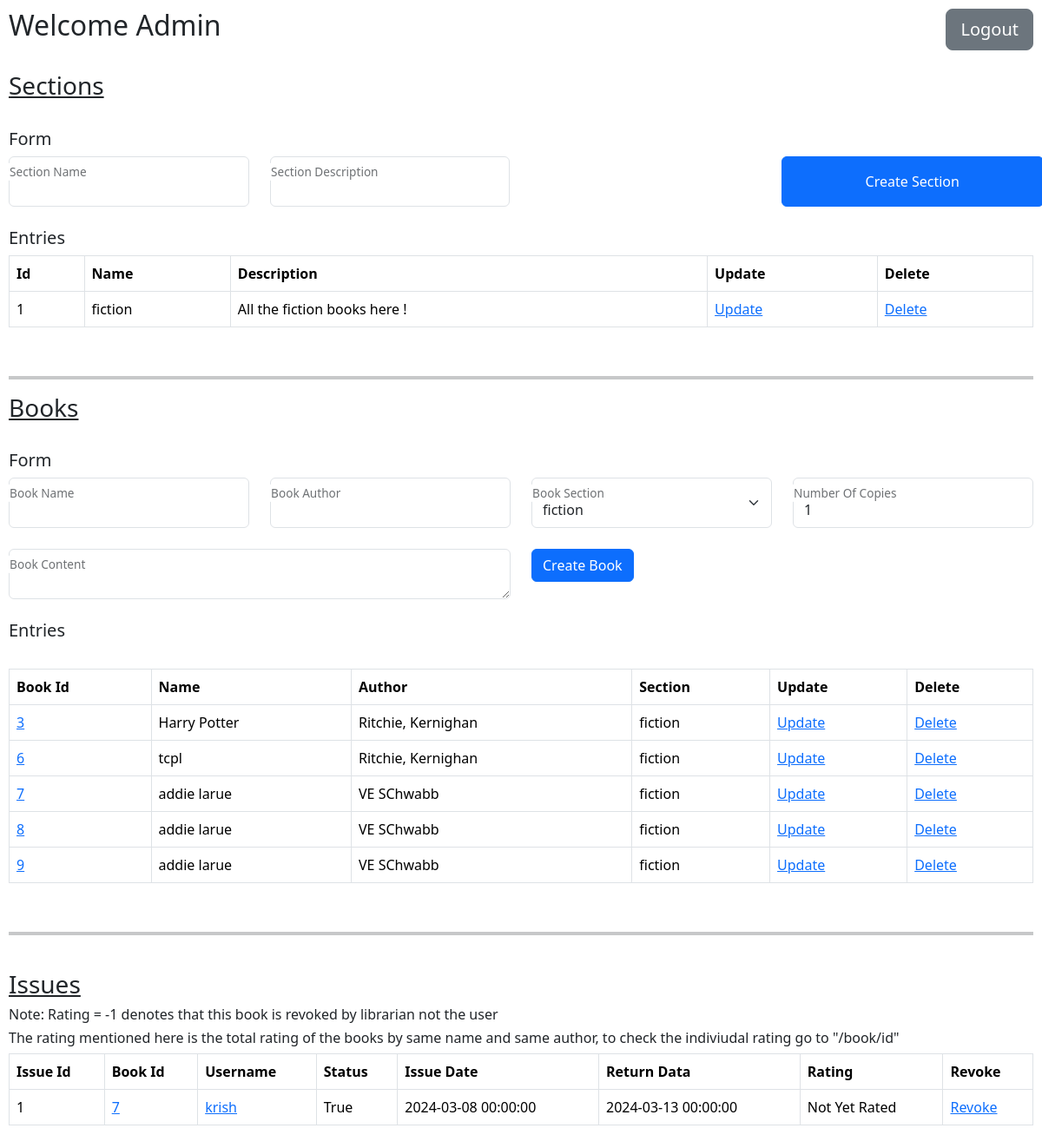
The page /admin/dashboard (signed in) on the database its author committed.
### library/models.py (models this page shows, shortened)
class Section(db.Model):
    __tablename__ = "SECTION"
    id = db.Column(db.Integer, primary_key=True, autoincrement=True)
    name = db.Column(db.String(40), nullable=False)
    description = db.Column(db.Text, nullable=False)
    date_created = db.Column(db.DateTime, nullable=False)
    books = db.Relationship('Book', backref="section_books", cascade="all, delete")

class Book(db.Model):
    __tablename__ = "BOOK"
    id = db.Column(db.Integer, primary_key=True, autoincrement=True)
    name = db.Column(db.String(100), nullable=False)
    author = db.Column(db.String(100), nullable=False)
    content = db.Column(db.Text, nullable=False)
    section_id = db.Column(db.Integer, db.ForeignKey('SECTION.id'), nullable=False)
    issues = db.Relationship('Issue', backref="book_issues", cascade="all, delete")

class User(db.Model):
    __tablename__ = "USER"
    id = db.Column(db.Integer, primary_key=True, autoincrement=True)
    username = db.Column(db.String(20), nullable=False, unique=True)
    email = db.Column(db.String(120), nullable=False, unique=True)
    password = db.Column(db.String(120), nullable=False)
    is_admin = db.Column(db.Boolean, default=False)
    issues = db.Relationship('Issue', backref="user_issues", cascade="all, delete")

class Issue(db.Model):
    __tablename__ = "ISSUE"
    id = db.Column(db.Integer, primary_key=True, autoincrement=True)
    rating = db.Column(db.Integer, default=0)
    active_status = db.Column(db.Boolean, default=False)
    user_id = db.Column(db.Integer, db.ForeignKey('USER.id'), nullable=False)
    book_id = db.Column(db.Integer, db.ForeignKey('BOOK.id'), nullable=False)
    date_issued = db.Column(db.DateTime, nullable=False)
    return_date = db.Column(db.DateTime, nullable=False)

### library/routes.py (the view)
@app.route("/admin/dashboard")
def admin_dashboard():
    if session.get("username") is None:
        return render_template("no_login.html")
    if session.get("username") != "admin":
        return render_template("user_not_allowed.html")
    sections = models.Section.query.filter().all()
    books = models.Book.query.filter().all()
    modified_books = []
    for b in books:
        modified_books.append(modify_the_book(b))
    issue_records = models.Issue.query.filter().all()
    modified_issue_records = []
    for ir in issue_records:
        modified_issue_records.append(modify_the_issue_record(ir))
    data = {
        "sections": sections,
        "books": modified_books,
        "issue_records": modified_issue_records,
    }
    return render_template("admin_dashboard.html", data=data)

### library/routes.py (called while the page is built)
def modify_the_issue_record(issue_record):
    b = models.Book.query.get(issue_record.book_id)
    s = models.Section.query.get(b.section_id)
    u = models.User.query.get(issue_record.user_id)
    modified_issue_record = {
        "issue_id": issue_record.id,
        "book_id": b.id,
        "user_id": u.id,
        "username": u.username,
        "name": b.name,
        "author": b.author,
        "content": b.content,
        "section_name": s.name,
        "date_issued": issue_record.date_issued,
        "status": issue_record.active_status,
        "rating": issue_record.rating,
        "return_date": issue_record.return_date
    }
    return modified_issue_record

def modify_the_book(book):
    s = models.Section.query.get(book.section_id)
    modified_book = {
        "id": book.id,
        "name": book.name,
        "author": book.author,
        "section_name": s.name,
        "content": book.content,
        "total_rating": calculate_book_rating(book.id)
    }
    return modified_book

def calculate_book_rating(b_id):
    b = models.Book.query.get(b_id)
    book_copies = models.Book.query.filter(
        models.Book.name == b.name, models.Book.author == b.author).all()
    total_rating = 0
    for bc in book_copies:
        issue_records = models.Issue.query.filter(
            models.Issue.book_id == bc.id, models.Issue.rating > 1).all()
        for ir in issue_records:
            total_rating += ir.rating
    return total_rating

### library/templates/admin_dashboard.html (shortened to what this page needs)
<!DOCTYPE html>
<html lang="en">
  <head>
    <link
      href="https://cdn.jsdelivr.net/npm/bootstrap@5.3.3/dist/css/bootstrap.min.css"
      rel="stylesheet"
    />
  </head>
  <body>
    <header class="d-flex justify-content-between">
      <h2>Welcome Admin</h2>
      <form action="/logout" method="post">
        <button class="btn btn-secondary btn-lg">Logout</button>
      </form>
    </header>
    <br />
    <main>
      <h3><u>Sections</u></h3>
      <br />
      <h5>Form</h5>
      <form action="/create_section" method="POST">
        <div class="row">
          <div class="col form-floating">
            <input
              type="text"
              class="form-control"
              aria-label="Section Name"
              name="section_name"
            />
            <label for="section_name">Section Name</label>
          </div>
          <div class="col form-floating">
            <input
              type="text"
              class="form-control"
              aria-label="Section Description"
              name="section_description"
            />
            <label for="section_description">Section Description</label>
          </div>
          <div class="form-floating col"></div>
          <button class="col btn btn-primary" type="submit">
            Create Section
          </button>
        </div>
      </form>
      <br />
      <h5>Entries</h5>
      <table class="table table-bordered table-hover">
        <tr>
          <th>Id</th>
          <th>Name</th>
          <th>Description</th>
          <th>Update</th>
          <th>Delete</th>
        </tr>
        {% for i in data["sections"] %}
        <tr>
          <td>{{i.id}}</td>
          <td>{{i.name}}</td>
          <td>{{i.description}}</td>
          <td><a href="/section/update/{{i.id}}">Update</a></td>
          <td><a href="/section/delete/{{i.id}}">Delete</a></td>
        </tr>
        {% endfor %}
      </table>
      <br />
      <hr class="border-4" />
      <h3><u>Books</u></h3>
      <br />
      <h5>Form</h5>
      <form action="/create_book" method="POST">
        <div class="row">
          <div class="col form-floating">
            <input
              type="text"
              id="book_name"
              name="book_name"
              class="form-control"
              required
            />
            <label for="book_name">Book Name</label>
          </div>
          <div class="col form-floating mb-3">
            <input
              type="text"
              id="book_author"
              name="book_author"
              class="form-control"
              required
            />
            <label for="book_author">Book Author</label>
          </div>
          <div class="col form-floating">
            <select class="form-select" name="book_section" id="book_section">
              {% for i in data["sections"] %}
              <option value="{{ i.id }}">{{ i.name }}</option>
              {% endfor %}
            </select>
            <label for="book_section">Book Section</label>
          </div>
          <div class="col form-floating">
            <input
              type="number"
              value="1"
              min="1"
              max="5"
              name="book_copies"
              class="form-control"
              id="book_copies"
              required
            />
            <label for="book_copies">Number Of Copies</label>
          </div>
        </div>
        <div class="row">
          <div class="col form-floating">
            <textarea
              name="book_content"
              id="book_content"
              cols="30"
              rows="10"
              class="form-control"
              required
            ></textarea>
            <label for="book_content">Book Content</label>
          </div>
          <div class="col">
            <button class="btn btn-primary">Create Book</button>
          </div>
        </div>
      </form>
      <br />
      <h5>Entries</h5>
      <br />
      <table class="table table-bordered table-hover">
        <tr class="">
          <th>Book Id</th>
          <th>Name</th>
          <th>Author</th>
          <th>Section</th>
          <th>Update</th>
          <th>Delete</th>
        </tr>
        {% for i in data["books"] %}
        <tr>
          <td><a href="/book/{{ i.ud }}">{{ i.id }}</a></td>
          <td>{{ i.name }}</td>
          <td>{{ i.author }}</td>
          <td>{{ i.section_name }}</td>
          <td><a href="/book/update/{{i.id}}">Update</a></td>
          <td><a href="/bok/delete/{{i.id}}">Delete</a></td>
        </tr>
        {% endfor %}
      </table>
      <br />
      <hr class="border-4" />
      <br />
      <h3><u>Issues</u></h3>
      <h6>
        Note: Rating = -1 denotes that this book is revoked by librarian not the
        user
      </h6>
      <h6>
        The rating mentioned here is the total rating of the books by same name
        and same author, to check the indiviudal rating go to "/book/id"
      </h6>
      {% if data['issue_records'] | length == 0 %}
      <h4>No issues to display</h4>
      {% else %}
      <table class="table table-bordered table-hover">
        <tr class="">
          <th>Issue Id</th>
          <th>Book Id</th>
          <th>Username</th>
          <th>Status</th>
          <th>Issue Date</th>
          <th>Return Data</th>
          <th>Rating</th>
          <th>Revoke</th>
        </tr>
        {% for ir in data['issue_records'] %}
        <tr>
          <td>{{ ir.issue_id }}</td>
          <td><a href="/book/update/{{ ir.book_id }}">{{ ir.book_id }}</a></td>
          <td><a href="/user/{{ir.user_id}}">{{ir.username}}</a></td>
          <td>{{ ir.status }}</td>
          <td>{{ ir.date_issued }}</td>
          <td>{{ ir.return_date }}</td>
          {% if ir.rating == 0 %}
          <td>Not Yet Rated</td>
          {% else %}
          <td>{{ ir.rating }}</td>
          {% endif %} {% if ir.status == True %}
          <td><a href="/book/return/{{ ir.book_id }}" type="">Revoke</a></td>
          {% else %}
          <td>Already returned</td>
          {% endif %}
        </tr>
        {% endfor %}
      </table>
      {% endif %}
    </main>
  </body>
</html>

### library/templates/admin_dashboard.html (style rules this page uses)
body { padding: 10px; }

### rows shown on the page
Section: id "1", name "fiction", description "All the fiction books here !", section_name "fiction" "fiction" "fiction" "fiction" "fiction"
Book: name "Harry Potter", author "Ritchie, Kernighan"
Book: name "tcpl", author "Ritchie, Kernighan"
Book: name "addie larue", author "VE SChwabb"
Book: name "addie larue", author "VE SChwabb"
Book: name "addie larue", author "VE SChwabb"
User: username "krish"
Issue: date_issued "2024-03-08 00:00:00", return_date "2024-03-13 00:00:00"

### other values the page prints
{{ i.id }} "3" "6" "7" "8" "9"
{{ ir.issue_id }} "1"
{{ ir.book_id }} "7"
{{ ir.status }} "True"
form field book_section "fiction"
